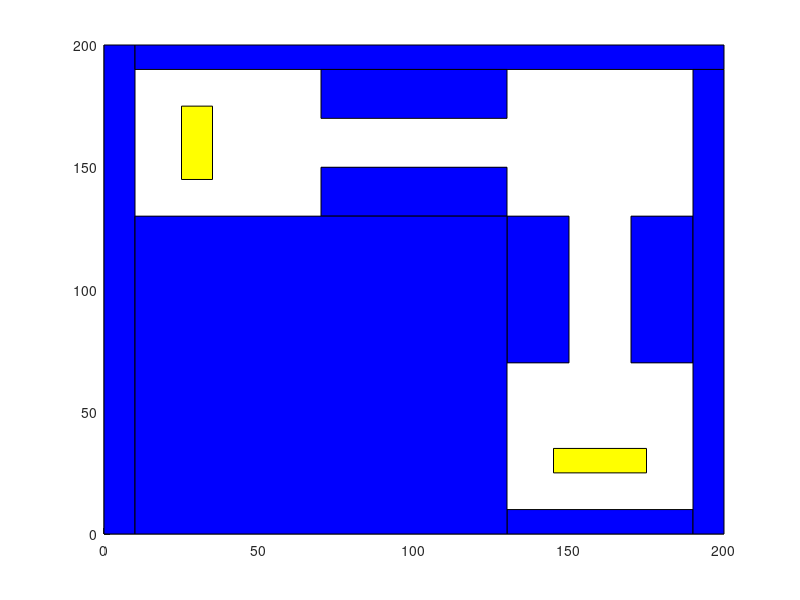

MATLAB code for this plot:
function [X1,Y1,X2,Y2,X3,Y3,X4,Y4,X5,Y5,X6,Y6,X7,Y7,X8,Y8,X9,Y9] = CreateObstacleSpace() 
x1=[0,0]; x2=[10,0]; x3=[10,200]; x4=[0,200];
X1=[x1(1),x2(1),x3(1),x4(1)];
Y1=[x1(2),x2(2),x3(2),x4(2)];

x1=[10,190]; x2=[200,190]; x3=[200,200]; x4=[10,200];
X2=[x1(1),x2(1),x3(1),x4(1)];
Y2=[x1(2),x2(2),x3(2),x4(2)];

x1=[70,170]; x2=[130,170]; x3=[130,190]; x4=[70,190];
X3=[x1(1),x2(1),x3(1),x4(1)];
Y3=[x1(2),x2(2),x3(2),x4(2)];

x1=[70,130]; x2=[130,130]; x3=[130,150]; x4=[70,150];
X4=[x1(1),x2(1),x3(1),x4(1)];
Y4=[x1(2),x2(2),x3(2),x4(2)];

x1=[130,0]; x2=[190,0]; x3=[190,10]; x4=[130,10];
X5=[x1(1),x2(1),x3(1),x4(1)];
Y5=[x1(2),x2(2),x3(2),x4(2)];

x1=[170,70]; x2=[190,70]; x3=[190,130]; x4=[170,130];
X6=[x1(1),x2(1),x3(1),x4(1)];
Y6=[x1(2),x2(2),x3(2),x4(2)];

x1=[190,0]; x2=[200,0]; x3=[200,190]; x4=[190,190];
X7=[x1(1),x2(1),x3(1),x4(1)];
Y7=[x1(2),x2(2),x3(2),x4(2)];

x1=[130,70]; x2=[150,70]; x3=[150,130]; x4=[130,130];
X8=[x1(1),x2(1),x3(1),x4(1)];
Y8=[x1(2),x2(2),x3(2),x4(2)];

x1=[10,0]; x2=[130,0]; x3=[130,130]; x4=[10,130];
X9=[x1(1),x2(1),x3(1),x4(1)];
Y9=[x1(2),x2(2),x3(2),x4(2)];

patch(X1,Y1,'blue');
patch(X2,Y2,'blue');
patch(X3,Y3,'blue');
patch(X4,Y4,'blue');
patch(X5,Y5,'blue');
patch(X6,Y6,'blue');
patch(X7,Y7,'blue');
patch(X8,Y8,'blue');
patch(X9,Y9,'blue');

CreateObject();
end

function CreateObject()
    x1=[25,145]; x2=[35,145]; x3=[35,175]; x4=[25,175];
    O1x=[x1(1),x2(1),x3(1),x4(1)];
    O1y=[x1(2),x2(2),x3(2),x4(2)];
    
    x1=[145,25]; x2=[175,25]; x3=[175,35]; x4=[145,35];
    O2x=[x1(1),x2(1),x3(1),x4(1)];
    O2y=[x1(2),x2(2),x3(2),x4(2)];
    
    patch(O1x,O1y,'yellow');
    patch(O2x,O2y,'yellow');
end